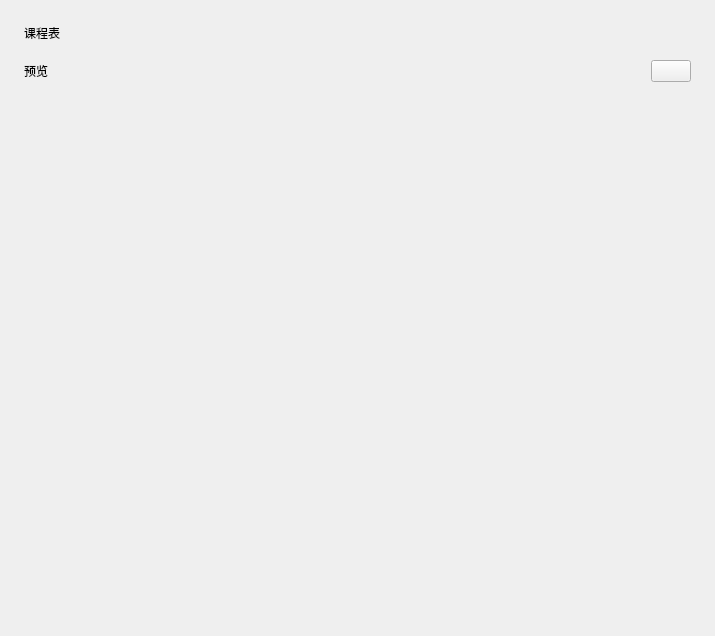
<?xml version="1.0" encoding="UTF-8"?>
<ui version="4.0">
 <class>Form</class>
 <widget class="QWidget" name="Form">
  <property name="geometry">
   <rect>
    <x>0</x>
    <y>0</y>
    <width>715</width>
    <height>636</height>
   </rect>
  </property>
  <property name="windowTitle">
   <string>Form</string>
  </property>
  <layout class="QVBoxLayout" name="verticalLayout_2">
   <property name="spacing">
    <number>18</number>
   </property>
   <property name="leftMargin">
    <number>24</number>
   </property>
   <property name="topMargin">
    <number>24</number>
   </property>
   <property name="rightMargin">
    <number>24</number>
   </property>
   <property name="bottomMargin">
    <number>24</number>
   </property>
   <item>
    <widget class="TitleLabel" name="TitleLabel">
     <property name="text">
      <string>课程表</string>
     </property>
    </widget>
   </item>
   <item>
    <layout class="QHBoxLayout" name="horizontalLayout_5">
     <item>
      <widget class="SubtitleLabel" name="subtitle_file">
       <property name="sizePolicy">
        <sizepolicy hsizetype="Expanding" vsizetype="Preferred">
         <horstretch>0</horstretch>
         <verstretch>0</verstretch>
        </sizepolicy>
       </property>
       <property name="text">
        <string>预览</string>
       </property>
      </widget>
     </item>
     <item>
      <widget class="ComboBox" name="pre_week_type_combo"/>
     </item>
    </layout>
   </item>
   <item>
    <widget class="TableWidget" name="schedule_view">
     <property name="sizePolicy">
      <sizepolicy hsizetype="Expanding" vsizetype="MinimumExpanding">
       <horstretch>0</horstretch>
       <verstretch>0</verstretch>
      </sizepolicy>
     </property>
     <property name="styleSheet">
      <string notr="true">QTableView {
    background: transparent;
    outline: none;
    border: none;
    /* font: 13px 'Segoe UI', 'Microsoft YaHei'; */
    selection-background-color: transparent;
    alternate-background-color: transparent;
}

QTableView[isBorderVisible=true] {
    border: none;
}

QTableView::item {
    background: transparent;
    border: 0px;
    padding-left: 16px;
    padding-right: 16px;
    height: 35px;
}


QTableView::indicator {
    width: 18px;
    height: 18px;
    border-radius: 5px;
    border: none;
    background-color: transparent;
}


QHeaderView {
    background-color: transparent;
}

QHeaderView::section {
    background-color: transparent;
    color: rgb(96, 96, 96);
    padding-left: 5px;
    padding-right: 5px;
    border: 1px solid rgba(0, 0, 0, 15);
    font: 13px 'Segoe UI', 'Microsoft YaHei', 'PingFang SC';
}

QHeaderView::section:horizontal {
    border-left: none;
    height: 33px;
}

QTableView[isBorderVisible=true] QHeaderView::section:horizontal {
    border-top: none;
}

QHeaderView::section:horizontal:last {
    border-right: none;
}

QHeaderView::section:vertical {
    border-top: none;
}

QHeaderView::section:checked {
    background-color: transparent;
}

QHeaderView::down-arrow {
    subcontrol-origin: padding;
    subcontrol-position: center right;
    margin-right: 6px;
    image: url(:/qfluentwidgets/images/table_view/Down_black.svg);
}

QHeaderView::up-arrow {
    subcontrol-origin: padding;
    subcontrol-position: center right;
    margin-right: 6px;
    image: url(:/qfluentwidgets/images/table_view/Up_black.svg);
}

QTableCornerButton::section {
    background-color: transparent;
    border: 1px solid rgba(0, 0, 0, 15);
}

QTableCornerButton::section:pressed {
    background-color: rgba(0, 0, 0, 12);
}</string>
     </property>
     <property name="sizeAdjustPolicy">
      <enum>QAbstractScrollArea::AdjustToContents</enum>
     </property>
     <property name="editTriggers">
      <set>QAbstractItemView::NoEditTriggers</set>
     </property>
     <property name="selectionMode">
      <enum>QAbstractItemView::SingleSelection</enum>
     </property>
     <property name="selectionBehavior">
      <enum>QAbstractItemView::SelectItems</enum>
     </property>
     <property name="textElideMode">
      <enum>Qt::ElideMiddle</enum>
     </property>
     <property name="wordWrap">
      <bool>false</bool>
     </property>
     <attribute name="verticalHeaderMinimumSectionSize">
      <number>50</number>
     </attribute>
     <attribute name="verticalHeaderDefaultSectionSize">
      <number>50</number>
     </attribute>
    </widget>
   </item>
   <item>
    <spacer name="verticalSpacer">
     <property name="orientation">
      <enum>Qt::Vertical</enum>
     </property>
     <property name="sizeHint" stdset="0">
      <size>
       <width>20</width>
       <height>40</height>
      </size>
     </property>
    </spacer>
   </item>
  </layout>
 </widget>
 <customwidgets>
  <customwidget>
   <class>ComboBox</class>
   <extends>QPushButton</extends>
   <header>qfluentwidgets</header>
  </customwidget>
  <customwidget>
   <class>SubtitleLabel</class>
   <extends>QLabel</extends>
   <header>qfluentwidgets</header>
  </customwidget>
  <customwidget>
   <class>TitleLabel</class>
   <extends>QLabel</extends>
   <header>qfluentwidgets</header>
  </customwidget>
  <customwidget>
   <class>TableWidget</class>
   <extends>QTableWidget</extends>
   <header>qfluentwidgets</header>
  </customwidget>
 </customwidgets>
 <resources/>
 <connections/>
</ui>
